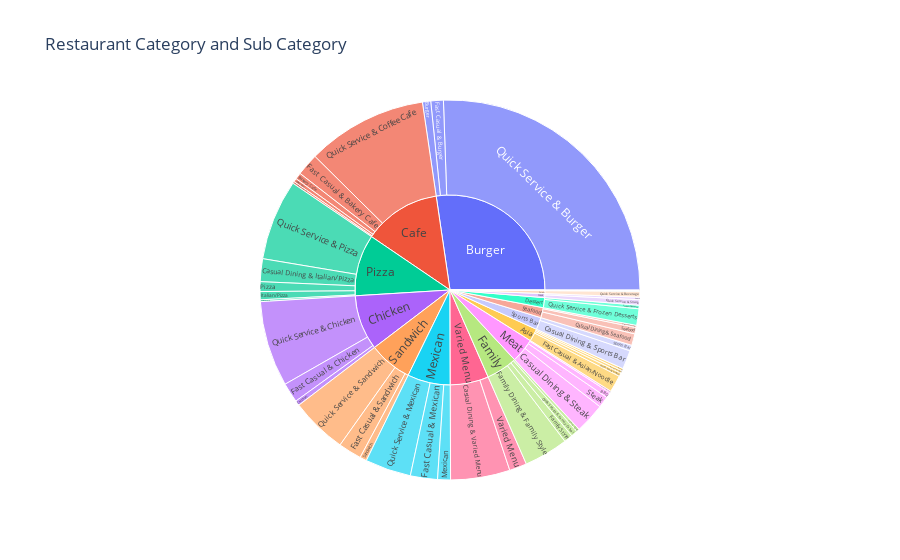

Here is the notebook cell this chart was saved with:
### Markdown cell above
#### Although the restaurants were on the best list during the year, about 35% of restaurants had negative indicators

### Code cell
plt.figure(figsize=(40,40))
fig = px.sunburst(df_250, path=['category', 'sub_category'], values='Sales', title = 'Restaurant Category and Sub Category')
fig.show()

### Figure 1 — Plotly figure (JSON) as saved in the notebook; plotly's stock layout.template omitted (floating-point values rounded to 4 significant figures)
{"data": [{"branchvalues": "total", "domain": {"x": [0, 1], "y": [0, 1]}, "hovertemplate": "labels=%{label}<br>Sales=%{value}<br>parent=%{parent}<br>id=%{id}<extra></extra>", "ids": ["Asia/Asian", "Asia/Asian/Noodle", "Meat/BBQ", "Cafe/Bakery Cafe", "Burger/Burger", "Asia/Casual Dining & Asian", "Pizza/Casual Dining & Italian/Pizza", "Seafood/Casual Dining & Seafood", "Sports Bar/Casual Dining & Sports Bar", "Meat/Casual Dining & Steak", "Varied Menu/Casual Dining & Varied Menu", "Chicken/Chicken", "Cafe/Coffee Cafe", "Ethnic/Ethnic", "Family/Family Casual", "Family/Family Dining & Family Style", "Family/Family Style", "Asia/Fast Casual & Asian/Noodle", "Cafe/Fast Casual & Bakery Cafe", "Burger/Fast Casual & Burger", "Chicken/Fast Casual & Chicken", "Mexican/Fast Casual & Mexican", "Pizza/Fast Casual & Pizza", "Sandwich/Fast Casual & Sandwich", "Meat/Fine Dining & Steak", "Dessert/Frozen Desserts", "Healthy/Healthy", "Pizza/Italian/Pizza", "Mexican/Mexican", "Pizza/Pizza", "Cafe/Quick Service & Bakery Cafe", "Drinks/Quick Service & Beverage", "Burger/Quick Service & Burger", "Chicken/Quick Service & Chicken", "Cafe/Quick Service & Coffee Cafe", "Family/Quick Service & Family Casual", "Dessert/Quick Service & Frozen Desserts", "Mexican/Quick Service & Mexican", "Pizza/Quick Service & Pizza", "Sandwich/Quick Service & Sandwich", "Seafood/Quick Service & Seafood", "Snack/Quick Service & Snack", "Sandwich/Sandwich", "Seafood/Seafood", "Snack/Snack", "Sports Bar/Sports Bar", "Meat/Steak", "Varied Menu/Varied Menu", "Asia", "Burger", "Cafe", "Chicken", "Dessert", "Drinks", "Ethnic", "Family", "Healthy", "Meat", "Mexican", "Pizza", "Sandwich", "Seafood", "Snack", "Sports Bar", "Varied Menu"], "labels": ["Asian", "Asian/Noodle", "BBQ", "Bakery Cafe", "Burger", "Casual Dining & Asian", "Casual Dining & Italian/Pizza", "Casual Dining & Seafood", "Casual Dining & Sports Bar", "Casual Dining & Steak", "Casual Dining & Varied Menu", "Chicken", "Coffee Cafe", "Ethnic", "Family Casual", "Family Dining & Family Style", "Family Style", "Fast Casual & Asian/Noodle", "Fast Casual & Bakery Cafe", "Fast Casual & Burger", "Fast Casual & Chicken", "Fast Casual & Mexican", "Fast Casual & Pizza", "Fast Casual & Sandwich", "Fine Dining & Steak", "Frozen Desserts", "Healthy", "Italian/Pizza", "Mexican", "Pizza", "Quick Service & Bakery Cafe", "Quick Service & Beverage", "Quick Service & Burger", "Quick Service & Chicken", "Quick Service & Coffee Cafe", "Quick Service & Family Casual", "Quick Service & Frozen Desserts", "Quick Service & Mexican", "Quick Service & Pizza", "Quick Service & Sandwich", "Quick Service & Seafood", "Quick Service & Snack", "Sandwich", "Seafood", "Snack", "Sports Bar", "Steak", "Varied Menu", "Asia", "Burger", "Cafe", "Chicken", "Dessert", "Drinks", "Ethnic", "Family", "Healthy", "Meat", "Mexican", "Pizza", "Sandwich", "Seafood", "Snack", "Sports Bar", "Varied Menu"], "name": "", "parents": ["Asia", "Asia", "Meat", "Cafe", "Burger", "Asia", "Pizza", "Seafood", "Sports Bar", "Meat", "Varied Menu", "Chicken", "Cafe", "Ethnic", "Family", "Family", "Family", "Asia", "Cafe", "Burger", "Chicken", "Mexican", "Pizza", "Sandwich", "Meat", "Dessert", "Healthy", "Pizza", "Mexican", "Pizza", "Cafe", "Drinks", "Burger", "Chicken", "Cafe", "Family", "Dessert", "Mexican", "Pizza", "Sandwich", "Seafood", "Snack", "Sandwich", "Seafood", "Snack", "Sports Bar", "Meat", "Varied Menu", "", "", "", "", "", "", "", "", "", "", "", "", "", "", "", "", ""], "type": "sunburst", "values": [608, 681, 1472, 1717, 2187, 917, 6022, 3077, 4973, 8014, 15686, 1318, 925, 149, 807, 11677, 2292, 4479, 5890, 3318, 5216, 7159, 483, 6154, 461, 918, 184, 2152, 3396, 2585, 517, 1552, 79384, 22619, 31889, 1746, 4375, 12143, 21316, 14965, 561, 1446, 1807, 1692, 652, 1505, 2989, 4610, 6685, 84889, 40938, 29153, 5293, 1552, 149, 16522, 184, 12936, 22698, 32558, 22926, 5330, 2098, 6478, 20296]}], "layout": {"legend": {"tracegroupgap": 0}, "title": {"text": "Restaurant Category and Sub Category"}}}
